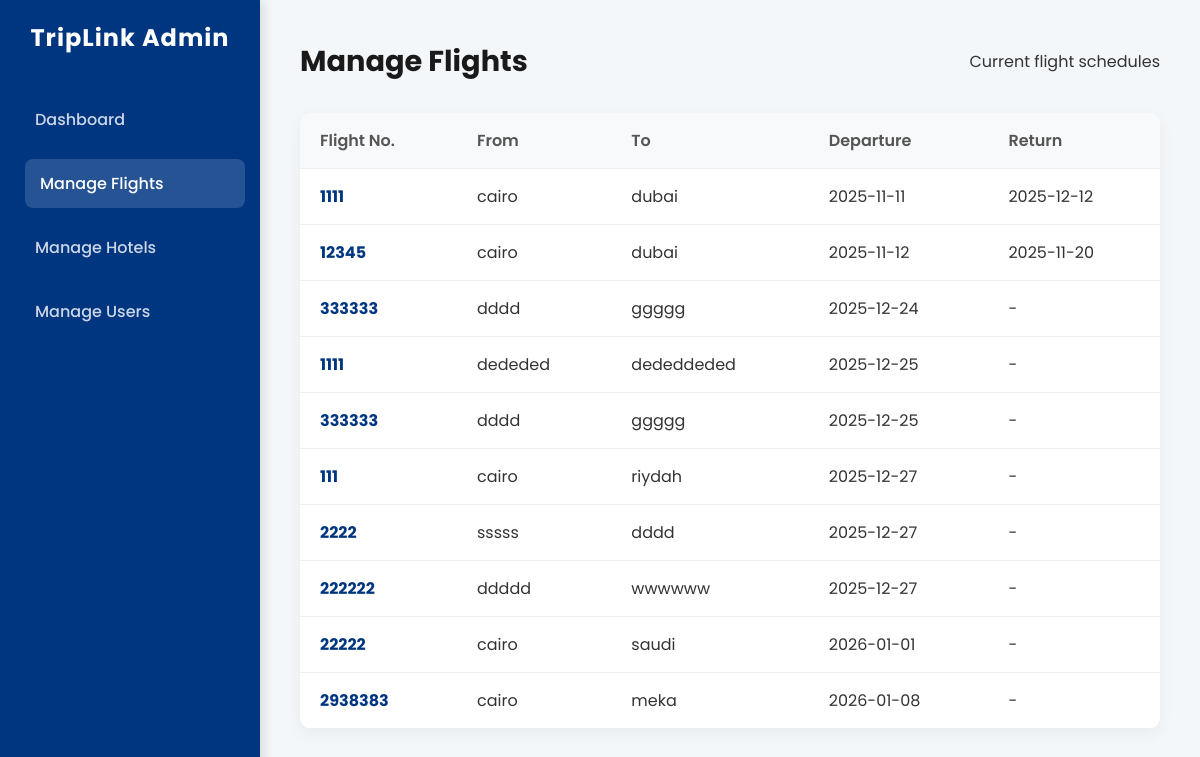
Page /app/Views/manageFlight.php (signed in) on the committed database.
### tables this page shows
CREATE TABLE `flights` (
  `id` int(11) NOT NULL,
  `flight_number` varchar(20) NOT NULL,
  `departure_city` varchar(50) NOT NULL,
  `arrival_city` varchar(50) NOT NULL,
  `departure_date` date NOT NULL,
  `return_date` date DEFAULT NULL,
  `price` decimal(10,2) NOT NULL,
  `airline` varchar(50) NOT NULL,
  `created_at` timestamp NOT NULL DEFAULT current_timestamp()
);

### app/Views/manageFlight.php (the view, shortened to what this page needs)
<?php
$pdo = Database::getInstance()->getConnection();
try {
    $stmt = $pdo->query("SELECT * FROM flights ORDER BY departure_date ASC");
    $flights = $stmt->fetchAll(PDO::FETCH_ASSOC);
} catch(PDOException $e) {
    die("Database error: " . $e->getMessage());
}
?>
<!DOCTYPE html>
<html lang="en">
<head>
    <link rel="stylesheet" href="/TripLink/public/css/base.css">
    <link rel="stylesheet" href="/TripLink/public/css/admin.css">
</head>
<body>
    <div class="sidebar">
        <h2>TripLink Admin</h2>
        <ul class="nav-links">
            <li><a href="admin.php">Dashboard</a></li>
            <li><a href="manageFlight.php" class="active">Manage Flights</a></li>
            <li><a href="manageHotel.php">Manage Hotels</a></li>
            <li><a href="manageUser.php">Manage Users</a></li>
        </ul>
    </div>
    <div class="main-content">
        <div class="header">
            <h1>Manage Flights</h1>
            <p>Current flight schedules</p>
        </div>
        <table class="data-table">
            <thead>
                <tr>
                    <th>Flight No.</th>
                    <th>From</th>
                    <th>To</th>
                    <th>Departure</th>
                    <th>Return</th>
                </tr>
            </thead>
            <tbody>
                <?php if (count($flights) > 0): ?>
                    <?php foreach ($flights as $flight): ?>
                    <tr>
                        <td style="font-weight:bold; color:#003580;">
                            <?php echo htmlspecialchars($flight['flight_number']); ?>
                        </td>
                        <td><?php echo htmlspecialchars($flight['departure_city']); ?></td>
                        <td><?php echo htmlspecialchars($flight['arrival_city']); ?></td>
                        <td><?php echo htmlspecialchars($flight['departure_date']); ?></td>
                        <td>
                            <?php echo $flight['return_date'] ? htmlspecialchars($flight['return_date']) : '-'; ?>
                        </td>
                    </tr>
                    <?php endforeach; ?>
                <?php endif; ?>
            </tbody>
        </table>
    </div>
</body>
</html>

### public/css/base.css (style rules this page uses)
* { margin: 0; padding: 0; box-sizing: border-box; }
:root { --booking-blue: #003580; --booking-blue-light: #004cb8; --booking-orange: #febb02; --booking-orange-hover: #e3a802; --light-bg: #f4f7f9; --text-dark: #1a1a1a; --gradient-bg: linear-gradient(135deg, #f0f4f8 0%, #d9e2ec 100%); }
body { font-family: 'Poppins', sans-serif; -webkit-font-smoothing: antialiased; -moz-osx-font-smoothing: grayscale; }

### public/css/admin.css (style rules this page uses)
body { background: #f4f7fa; color: #333; display: flex; min-height: 100vh; }
.sidebar { width: 260px; background: #003580; color: white; display: flex; flex-direction: column; padding: 20px; box-shadow: 4px 0 10px rgba(0,0,0,0.1); }
.sidebar h2 { font-size: 1.5rem; margin-bottom: 40px; text-align: center; letter-spacing: 1px; font-weight: 700; }
.nav-links { list-style: none; flex-grow: 1; }
.nav-links li { margin-bottom: 15px; }
.nav-links a { text-decoration: none; color: rgba(255,255,255,0.8); font-size: 1rem; display: block; padding: 12px 15px; border-radius: 8px; transition: all 0.3s ease; font-weight: 500; }
.nav-links a:hover, .nav-links a.active { background: rgba(255,255,255,0.15); color: white; transform: translateX(5px); }
.main-content { flex-grow: 1; padding: 40px; }
.header { display: flex; justify-content: space-between; align-items: center; margin-bottom: 30px; }
.header h1 { color: #1a1a1a; font-size: 1.8rem; }
.data-table { width: 100%; background: white; border-radius: 12px; overflow: hidden; box-shadow: 0 5px 15px rgba(0,0,0,0.05); border-collapse: collapse; }
.data-table th, .data-table td { padding: 15px 20px; text-align: left; border-bottom: 1px solid #eee; }
.data-table th { background: #f8f9fa; color: #555; font-weight: 600; }

### rows in the picture
flights: flight_number "1111", departure_city "cairo", arrival_city "dubai", departure_date "2025-11-11", return_date "2025-12-12"
flights: flight_number "12345", departure_city "cairo", arrival_city "dubai", departure_date "2025-11-12", return_date "2025-11-20"
flights: flight_number "333333", departure_city "dddd", arrival_city "ggggg", departure_date "2025-12-24"
flights: flight_number "1111", departure_city "dededed", arrival_city "dededdeded", departure_date "2025-12-25"
flights: flight_number "333333", departure_city "dddd", arrival_city "ggggg", departure_date "2025-12-25"
flights: flight_number "111", departure_city "cairo", arrival_city "riydah", departure_date "2025-12-27"
flights: flight_number "2222", departure_city "sssss", arrival_city "dddd", departure_date "2025-12-27"
flights: flight_number "222222", departure_city "ddddd", arrival_city "wwwwww", departure_date "2025-12-27"
flights: flight_number "22222", departure_city "cairo", arrival_city "saudi", departure_date "2026-01-01"
flights: flight_number "2938383", departure_city "cairo", arrival_city "meka", departure_date "2026-01-08"
